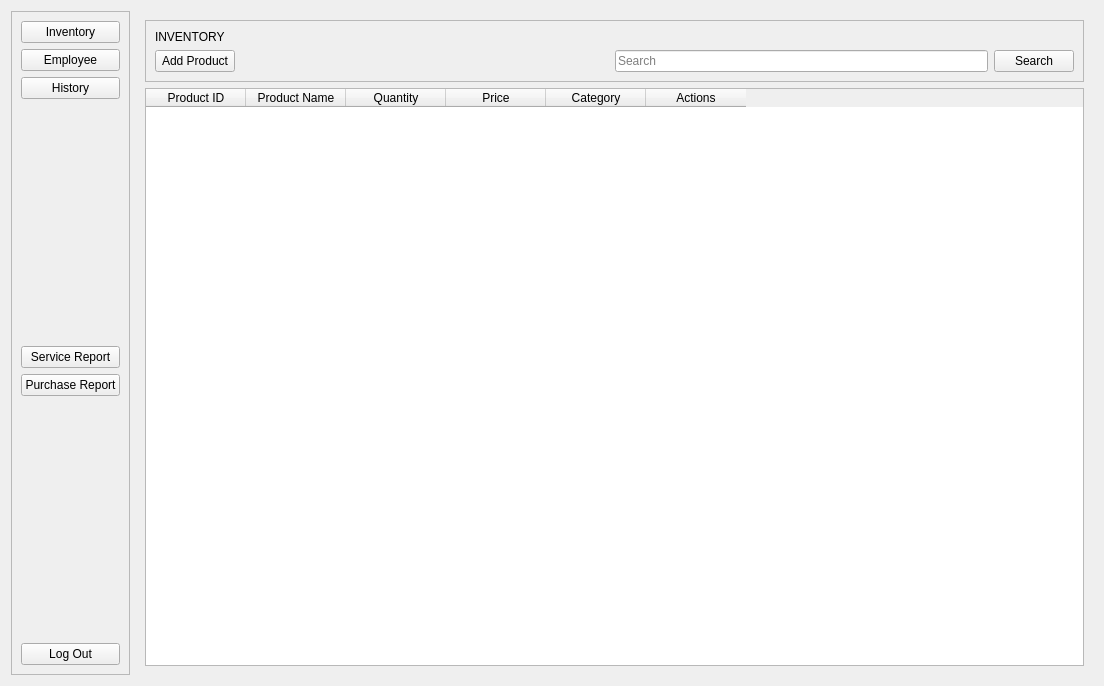
<?xml version="1.0" encoding="UTF-8"?>
<ui version="4.0">
 <class>Dashboard</class>
 <widget class="QWidget" name="Dashboard">
  <property name="geometry">
   <rect>
    <x>0</x>
    <y>0</y>
    <width>1104</width>
    <height>686</height>
   </rect>
  </property>
  <property name="windowTitle">
   <string>Form</string>
  </property>
  <layout class="QHBoxLayout" name="horizontalLayout">
   <item>
    <widget class="QFrame" name="frame">
     <property name="frameShape">
      <enum>QFrame::StyledPanel</enum>
     </property>
     <property name="frameShadow">
      <enum>QFrame::Raised</enum>
     </property>
     <layout class="QVBoxLayout" name="verticalLayout">
      <item>
       <widget class="QPushButton" name="inventoryButton">
        <property name="text">
         <string>Inventory</string>
        </property>
       </widget>
      </item>
      <item>
       <widget class="QPushButton" name="employeeButton">
        <property name="text">
         <string>Employee</string>
        </property>
       </widget>
      </item>
      <item>
       <widget class="QPushButton" name="historyButton">
        <property name="text">
         <string>History</string>
        </property>
       </widget>
      </item>
      <item>
       <spacer name="verticalSpacer_2">
        <property name="orientation">
         <enum>Qt::Vertical</enum>
        </property>
        <property name="sizeHint" stdset="0">
         <size>
          <width>20</width>
          <height>40</height>
         </size>
        </property>
       </spacer>
      </item>
      <item>
       <widget class="QPushButton" name="serviceReportButton">
        <property name="text">
         <string>Service Report</string>
        </property>
       </widget>
      </item>
      <item>
       <widget class="QPushButton" name="purchaseReportButton">
        <property name="text">
         <string>Purchase Report</string>
        </property>
       </widget>
      </item>
      <item>
       <spacer name="verticalSpacer">
        <property name="orientation">
         <enum>Qt::Vertical</enum>
        </property>
        <property name="sizeHint" stdset="0">
         <size>
          <width>20</width>
          <height>40</height>
         </size>
        </property>
       </spacer>
      </item>
      <item>
       <widget class="QPushButton" name="logOutButton">
        <property name="text">
         <string>Log Out</string>
        </property>
       </widget>
      </item>
     </layout>
    </widget>
   </item>
   <item>
    <widget class="QStackedWidget" name="stackedWidget">
     <property name="currentIndex">
      <number>0</number>
     </property>
     <widget class="QWidget" name="page">
      <layout class="QVBoxLayout" name="verticalLayout_3">
       <item>
        <widget class="QFrame" name="frame_2">
         <property name="frameShape">
          <enum>QFrame::StyledPanel</enum>
         </property>
         <property name="frameShadow">
          <enum>QFrame::Raised</enum>
         </property>
         <layout class="QGridLayout" name="gridLayout">
          <item row="0" column="0">
           <widget class="QLabel" name="inventory">
            <property name="text">
             <string>INVENTORY</string>
            </property>
           </widget>
          </item>
          <item row="1" column="0">
           <widget class="QPushButton" name="addProductButton">
            <property name="text">
             <string>Add Product</string>
            </property>
           </widget>
          </item>
          <item row="1" column="3">
           <widget class="QPushButton" name="inventoryTabSearchButton">
            <property name="text">
             <string>Search</string>
            </property>
           </widget>
          </item>
          <item row="1" column="1">
           <spacer name="horizontalSpacer">
            <property name="orientation">
             <enum>Qt::Horizontal</enum>
            </property>
            <property name="sizeHint" stdset="0">
             <size>
              <width>40</width>
              <height>20</height>
             </size>
            </property>
           </spacer>
          </item>
          <item row="1" column="2">
           <widget class="QLineEdit" name="inventoryTabSearchBar">
            <property name="placeholderText">
             <string>Search</string>
            </property>
           </widget>
          </item>
         </layout>
        </widget>
       </item>
       <item>
        <widget class="QTableWidget" name="productTable">
         <attribute name="verticalHeaderVisible">
          <bool>false</bool>
         </attribute>
         <column>
          <property name="text">
           <string>Product ID</string>
          </property>
         </column>
         <column>
          <property name="text">
           <string>Product Name</string>
          </property>
         </column>
         <column>
          <property name="text">
           <string>Quantity</string>
          </property>
         </column>
         <column>
          <property name="text">
           <string>Price</string>
          </property>
         </column>
         <column>
          <property name="text">
           <string>Category</string>
          </property>
         </column>
         <column>
          <property name="text">
           <string>Actions</string>
          </property>
         </column>
        </widget>
       </item>
      </layout>
     </widget>
     <widget class="QWidget" name="page_2">
      <layout class="QVBoxLayout" name="verticalLayout_2">
       <item>
        <widget class="QFrame" name="frame_3">
         <property name="frameShape">
          <enum>QFrame::StyledPanel</enum>
         </property>
         <property name="frameShadow">
          <enum>QFrame::Raised</enum>
         </property>
         <layout class="QGridLayout" name="gridLayout_2">
          <item row="0" column="0">
           <widget class="QLabel" name="employee">
            <property name="text">
             <string>EMPLOYEE</string>
            </property>
           </widget>
          </item>
          <item row="1" column="0">
           <widget class="QPushButton" name="addEmployeeButton">
            <property name="text">
             <string>Add Employee</string>
            </property>
           </widget>
          </item>
          <item row="1" column="3">
           <widget class="QPushButton" name="employeeTabSearchButton">
            <property name="text">
             <string>Search</string>
            </property>
           </widget>
          </item>
          <item row="1" column="1">
           <spacer name="horizontalSpacer_2">
            <property name="orientation">
             <enum>Qt::Horizontal</enum>
            </property>
            <property name="sizeHint" stdset="0">
             <size>
              <width>40</width>
              <height>20</height>
             </size>
            </property>
           </spacer>
          </item>
          <item row="1" column="2">
           <widget class="QLineEdit" name="employeeTabSearchBar">
            <property name="placeholderText">
             <string>Search</string>
            </property>
           </widget>
          </item>
         </layout>
        </widget>
       </item>
       <item>
        <widget class="QTableWidget" name="employeeTable">
         <attribute name="horizontalHeaderShowSortIndicator" stdset="0">
          <bool>true</bool>
         </attribute>
         <attribute name="horizontalHeaderStretchLastSection">
          <bool>true</bool>
         </attribute>
         <attribute name="verticalHeaderVisible">
          <bool>false</bool>
         </attribute>
         <column>
          <property name="text">
           <string>Employee Id</string>
          </property>
         </column>
         <column>
          <property name="text">
           <string>Employee Name</string>
          </property>
         </column>
         <column>
          <property name="text">
           <string>Date Hired</string>
          </property>
         </column>
         <column>
          <property name="text">
           <string>Address</string>
          </property>
         </column>
         <column>
          <property name="text">
           <string>Contact</string>
          </property>
         </column>
         <column>
          <property name="text">
           <string>Charge</string>
          </property>
         </column>
        </widget>
       </item>
      </layout>
     </widget>
     <widget class="QWidget" name="page_3">
      <layout class="QGridLayout" name="gridLayout_3">
       <item row="0" column="0">
        <widget class="QTabWidget" name="tabWidget">
         <property name="currentIndex">
          <number>0</number>
         </property>
         <widget class="QWidget" name="tab">
          <attribute name="title">
           <string>Service History</string>
          </attribute>
          <layout class="QVBoxLayout" name="verticalLayout_5">
           <item>
            <widget class="QTableWidget" name="serviceHistoryTable">
             <attribute name="horizontalHeaderDefaultSectionSize">
              <number>150</number>
             </attribute>
             <column>
              <property name="text">
               <string>Date</string>
              </property>
             </column>
             <column>
              <property name="text">
               <string>Customer Name</string>
              </property>
             </column>
             <column>
              <property name="text">
               <string>Service Type</string>
              </property>
             </column>
             <column>
              <property name="text">
               <string>Payment</string>
              </property>
             </column>
             <column>
              <property name="text">
               <string>Customer Contact</string>
              </property>
             </column>
             <column>
              <property name="text">
               <string>Status</string>
              </property>
             </column>
             <column>
              <property name="text">
               <string>Actions</string>
              </property>
             </column>
            </widget>
           </item>
          </layout>
         </widget>
         <widget class="QWidget" name="tab_2">
          <attribute name="title">
           <string>Purchase History</string>
          </attribute>
          <layout class="QVBoxLayout" name="verticalLayout_6">
           <item>
            <widget class="QTableWidget" name="purchaseHistoryTable">
             <attribute name="horizontalHeaderDefaultSectionSize">
              <number>150</number>
             </attribute>
             <column>
              <property name="text">
               <string>Date</string>
              </property>
             </column>
             <column>
              <property name="text">
               <string>Customer Name</string>
              </property>
             </column>
             <column>
              <property name="text">
               <string>Customer Contact</string>
              </property>
             </column>
             <column>
              <property name="text">
               <string>Payment</string>
              </property>
             </column>
            </widget>
           </item>
          </layout>
         </widget>
        </widget>
       </item>
      </layout>
     </widget>
    </widget>
   </item>
  </layout>
 </widget>
 <resources/>
 <connections/>
</ui>
